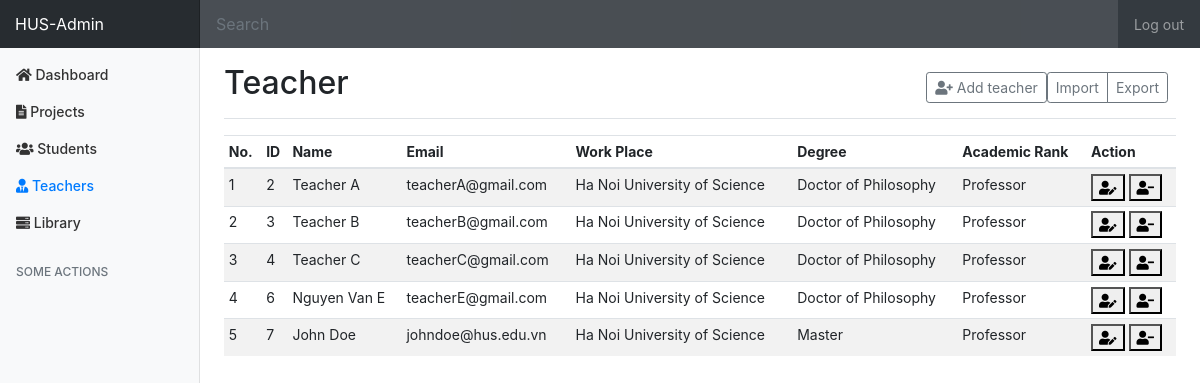
/admin/teachers (signed in), run on an earlier commit of the app's database.
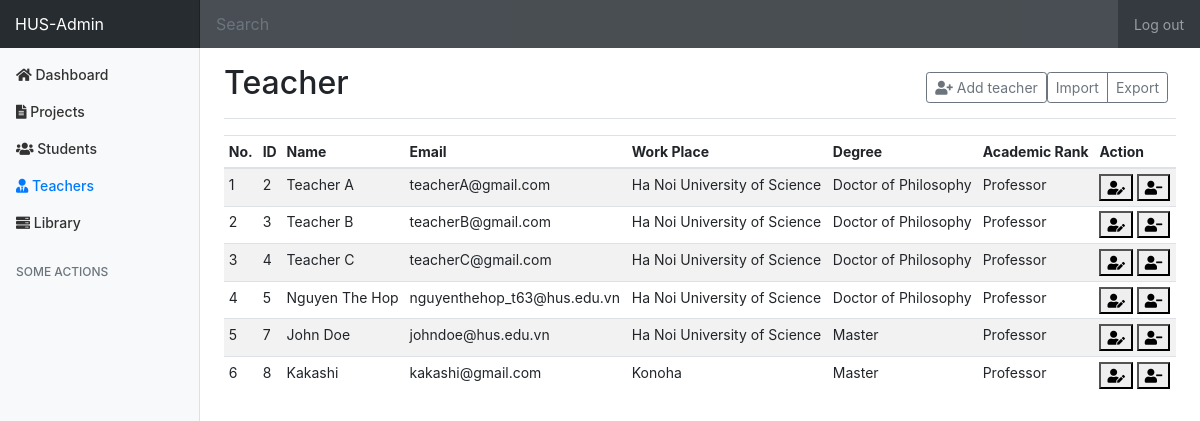
And on a later commit of the database.
### tables this page shows
CREATE TABLE `teacher` (
  `id` int NOT NULL AUTO_INCREMENT,
  `user_id` int NOT NULL,
  `degree` varchar(20) DEFAULT NULL,
  `work_place` varchar(50) DEFAULT NULL,
  `academic_rank` varchar(20) DEFAULT NULL,
  `branch_id` int DEFAULT NULL,
  PRIMARY KEY (`id`),
  KEY `fkIdx_212` (`user_id`),
  KEY `FK_teacher_branch` (`branch_id`),
  CONSTRAINT `FK_teacher_branch` FOREIGN KEY (`branch_id`) REFERENCES `branch` (`id`) ON DELETE CASCADE ON UPDATE CASCADE,
  CONSTRAINT `FK_user_teacher` FOREIGN KEY (`user_id`) REFERENCES `user` (`id`) ON DELETE CASCADE ON UPDATE CASCADE
);

CREATE TABLE `user` (
  `id` int NOT NULL AUTO_INCREMENT,
  `email` varchar(100) NOT NULL,
  `pass_hashed` varchar(255) NOT NULL,
  `name` varchar(100) NOT NULL,
  `phone_number` varchar(10) DEFAULT NULL,
  `role_id` int NOT NULL,
  `avatar` varchar(100) DEFAULT NULL,
  `active` tinyint(1) DEFAULT NULL,
  PRIMARY KEY (`id`),
  KEY `fkIdx_235` (`role_id`),
  CONSTRAINT `FK_235` FOREIGN KEY (`role_id`) REFERENCES `role` (`id`)
);

### controllers/admin_controller.php (called while the page is built, shortened)
<?php
class AdminController extends BaseController
{
    private $teacherService;
    private $branchService;
    private $data;
    public function __construct()
    {
        $this->teacherService = new TeacherService();
        $this->branchService = new BranchService();
        $this->data = array();
    }
    public function renderTeacherPage($data)
    {
        $this->file = "admin/admin_teacher.php";
        $path = './views/' . $this->file;
        include_once($path);
    }
    private function getBranchData(){
        $branches = $this->branchService->getAll();
        $branches_data = array();
        for ($i = 0; $i<count($branches); $i++){
            $data = array(
                "branch_id"=>$branches[$i]->getId(),
                "branch_name"=>$branches[$i]->getName()
            );
            $branches_data[$i] = $data;
        }
        return $branches_data;
    }
    public function getTeacherData()
    {
        $teachers = $this->teacherService->getAll();
        $teacher_data = array();
        $i = 0;
        foreach ($teachers as $teacher) {
            if($teacher->getActive() == '1'){
                $data = array(
                    "id"=>$teacher->getTeacherId(),
                    'work_place' => $teacher->getWorkPlace(),
                    'email' => $teacher->getEmail(),
                    'name' => $teacher->getName(),
                    'degree'=> $teacher->getDegree(),
                    'academic_rank'=>$teacher->getAcademicRank()
                );
                $teacher_data[$i] = $data;
                $i++;
            }
        }
        $this->data['branches'] = $this->getBranchData();
        $this->data['teachers'] = $teacher_data;
        return $this->data;
    }
}

### index.php (called while the page is built, shortened)
<?php
$router = new Router();
$router->add_route('/', function () {
    header('location: /library');
});
$router->add_route('/library', function () {
    require_once("controllers/library_controller.php");
    $library_controller = new LibraryController();
    $library_controller->render($library_controller->getData());
});
$router->add_route('/teacher', function () {
    require_once("controllers/teacher_controller.php");
    $teacher_controller = new TeacherController();
    $teacher_controller->render($teacher_controller->getTeacherHomeData());
});
$router->add_route('/teacher/project', function ($id) {
    require_once("controllers/teacher_controller.php");
    $teacher_controller = new TeacherController();
    $teacher_controller->render($teacher_controller->getProjectData($id));
});
$router->add_route('/teacher/profile', function () {
    require_once("controllers/teacher_controller.php");
    $teacher_controller = new TeacherController();
    $teacher_controller->render($teacher_controller->getProfileData());
});
$router->add_route('/teacher/profile/update', function () {
    require_once("controllers/teacher_controller.php");
    $teacher_controller = new TeacherController();
    $teacher_controller->updateProfile();
});
$router->add_route('/student', function () {
    require_once("controllers/student_controller.php");
    $student_controller = new StudentController();
    if($student_controller->canSignUp()){
        header("location: /student/signup");
    } else {
        $student_controller->render(($student_controller->getProjectData()));
    }
});
$router->add_route('/student/signup', function () {
    require_once("controllers/student_controller.php");
    $student_controller = new StudentController();
    if($_SERVER['REQUEST_METHOD'] == "POST"){
        $student_controller->addProject();
    } else{
        if($student_controller->canSignUp()){
            $student_controller->renderSignupPage(($student_controller->getSignUpData()));
        } else {
            header("location: /student");
        }
    }
});
$router->add_route('/student/project/upload', function () {
    require_once("controllers/student_controller.php");
    $student_controller = new StudentController();
    $student_controller->uploadDocument();
});
$router->add_route('/student/profile', function () {
    require_once("controllers/student_controller.php");
    $student_controller = new StudentController();
    $student_controller->render($student_controller->getProfileData());
});
$router->add_route('/student/project/complete', function () {
    require_once("controllers/student_controller.php");
    $student_controller = new StudentController();
    $student_controller->completeProject();
});
$router->add_route('/student/profile/update', function () {
    require_once("controllers/student_controller.php");
    $student_controller = new StudentController();
    if($_SERVER['REQUEST_METHOD'] == "POST"){
        $student_controller->updateProfile();
    } else {
        header("location: /student/profile");
    }
});
$router->add_route('/post/add', function () {
    require_once("controllers/message_controller.php");
    $message_controller = new MessageController();
    $message_controller->addPost();
});
$router->add_route('/comment/add', function () {
    require_once("controllers/message_controller.php");
    $message_controller = new MessageController();
    $message_controller->addComment();
});
$router->add_route('/task/update', function () {
    require_once("controllers/task_controller.php");
    $task_controller = new TaskController();
    $task_controller->updateTask();
});
$router->add_route('/task/add', function () {
    require_once("controllers/task_controller.php");
    $task_controller = new TaskController();
    $task_controller->addTask();
});
$router->add_route('/task/delete', function () {
    require_once("controllers/task_controller.php");
    $task_controller = new TaskController();
    $task_controller->deleteTask();
});
$router->add_route('/phase/add', function () {
    require_once("controllers/phase_controller.php");
    $phase_controller = new PhaseController();
    $phase_controller->addPhase();
});
$router->add_route('/login', function () {
    require_once("controllers/user_controller.php");
    $user_controller = new UserController();
    if ($_SERVER["REQUEST_METHOD"] == 'GET') {
        $user_controller->render("");
    } else {
        $user_controller->login();
    }
});
$router->add_route('/logout', function () {
    unset($_SESSION['user']);
    session_destroy();
    header('location: /login');
});
$router->add_route('/test', function () {
    include_once("./test.php");
});
$router->add_route("/admin", function () {
    require_once("controllers/admin_controller.php");
    $admin_controller = new AdminController();
    $admin_controller->render($admin_controller->getDashBoardData());
});
$router->add_route("/admin/students", function () {
    require_once("controllers/admin_controller.php");
    $admin_controller = new AdminController();
    $admin_controller->renderStudentPage($admin_controller->getStudentData());
});
$router->add_route("/admin/students/add", function () {
    require_once("controllers/admin_controller.php");
    $admin_controller = new AdminController();
    $admin_controller->addStudent();
});
$router->add_route("/admin/students/update", function () {
    require_once("controllers/admin_controller.php");
    $admin_controller = new AdminController();
    $admin_controller->updateStudent();
});
$router->add_route("/admin/students/delete", function () {
    require_once("controllers/admin_controller.php");
    $admin_controller = new AdminController();
    $admin_controller->deleteStudent();
});
$router->add_route("/admin/teachers", function () {
    require_once("controllers/admin_controller.php");
    $admin_controller = new AdminController();
    $admin_controller->renderTeacherPage($admin_controller->getTeacherData());
});
$router->add_route("/admin/teachers/add", function () {
    require_once("controllers/admin_controller.php");
    $admin_controller = new AdminController();
    $admin_controller->addTeacher();
});
$router->add_route("/admin/teachers/update", function () {
    require_once("controllers/admin_controller.php");
    $admin_controller = new AdminController();
    $admin_controller->updateTeacher();
});
$router->add_route("/admin/teachers/delete", function () {
    require_once("controllers/admin_controller.php");
    $admin_controller = new AdminController();
     $admin_controller->deleteTeacher();
});
$router->add_route("/admin/projects", function () {
    require_once("controllers/admin_controller.php");
    $admin_controller = new AdminController();
    $admin_controller->renderProjectPage($admin_controller->getProjectData());
});
$router->add_route("/admin/projects/update", function () {
    require_once("controllers/admin_controller.php");
    $admin_controller = new AdminController();
    $admin_controller->updateProject();
});
$router->add_route("/admin/projects/add", function () {
    require_once("controllers/admin_controller.php");
    $admin_controller = new AdminController();
    $admin_controller->addProject();
});
$router->execute();

### models/repository/teacherDAO/TeacherDAO.php (called while the page is built, shortened)
<?php
class TeacherDAO
{
    public function getAll(): ?array
    {
        $db = DB::getInstance();
        $sql = sprintf(TeacherQuery::SELECT_ALL);
        $result = $db->query($sql);
        $rows = array();
        $i = 0;
        if ($result->num_rows > 0) {
            while ($row = $result->fetch_assoc()) {
                $rows[$i] = $row;
                $i++;
            }
            return $rows;
        } else {
            return null;
        }
    }
}

### models/service/TeacherService.php (called while the page is built, shortened)
<?php
require_once('./models/repository/teacherDAO/TeacherDAO.php');
class TeacherService
{
    private $teacherDAO;
    public function __construct()
    {
        $this->teacherDAO = new TeacherDAO();
    }
    public function getAll()
    {
        $results = $this->teacherDAO->getAll();
        $teachers = array();
        $i = 0;
        if ($results) {
            foreach ($results as $result){
                $teacher = new Teacher($result['id'], $result["degree"], $result["academic_rank"], $result["work_place"], $result["user_id"], $result["email"], $result["pass_hashed"], $result["name"], $result["phone_number"], $result["role_id"], $result['active'],$result['branch_id']);
                $teacher->setAvatar($result['avatar']);
                $teachers[$i] = $teacher;
                $i++;
            }
            return $teachers;
        } else {
            return null;
        }
    }
}

### views/admin/admin_teacher.php (the view, shortened to what the changed rows need)
<!doctype html>
<html lang="en">
<head>
    <link rel="stylesheet" href="https://maxcdn.bootstrapcdn.com/bootstrap/4.0.0/css/bootstrap.min.css"
>
    <link href="/assets/css/admin-style.css" rel="stylesheet">
    <link rel="stylesheet" href="https://cdnjs.cloudflare.com/ajax/libs/font-awesome/5.15.1/css/all.min.css">
</head>
<body>
<div class="container-fluid">
    <div class="row">
        <main role="main" class="col-md-9 ml-sm-auto col-lg-10 pt-3 px-4">
            <div class="d-flex justify-content-between flex-wrap flex-md-nowrap align-items-center pb-2 mb-3 border-bottom">
                <h1 class="h2">Teacher</h1>
            </div>
            <div class="table-responsive">
                <table class="table table-striped table-sm" id='data-table'>
                    <thead>
                    <tr>
                        <th>No.</th>
                        <th>ID</th>
                        <th>Name</th>
                        <th>Email</th>
                        <th>Work Place</th>
                        <th>Degree</th>
                        <th>Academic Rank</th>
                        <th>Action</th>
                    </tr>
                    </thead>
                    <tbody>
                    <?php
                    for ($i = 0; $i < count($data['teachers']); $i++) {
                        $j = $i + 1;
                        echo "<tr>
                                        <td>" . $j . "</td>
                                        <td>" . $data['teachers'][$i]['id'] . "</td>
                                        <td>" . $data['teachers'][$i]['name'] . "</td>
                                        <td>" . $data['teachers'][$i]['email'] . "</td>
                                        <td>" . $data['teachers'][$i]['work_place'] . "</td>
                                        <td>" . $data['teachers'][$i]['degree'] . "</td>
                                        <td>" . $data['teachers'][$i]['academic_rank'] . "</td>
                                        <td>
                                            <button type='button' data-toggle='modal' data-target='#teacher-" . $j . "-detail'>
                                                <i class='fas fa-user-edit'></i>
                                            </button>
                                            <div class='modal fade' id='teacher-" . $j . "-detail' tabindex='-1' role='dialog' aria-labelledby='teacher-detail' aria-hidden='true'>
                                                            <form id='updateTeacher".$data['teachers'][$i]['email']."Form' action='/admin/teachers/update' method='POST'>
                                                                    <input class='form-control' name='name' value='" . $data['teachers'][$i]['name'] . "'>
                                                                    <input class='form-control' name='email' value='" . $data['teachers'][$i]['email'] . "'>
                                                                    <input class='form-control' name='work_place' value='" . $data['teachers'][$i]['work_place'] . "'>
                                                                    <input class='form-control' name='degree' value='" . $data['teachers'][$i]['degree'] . "'>
                                                                    <input class='form-control' name='academic_rank' value='" . $data['teachers'][$i]['academic_rank'] . "'>
                                                            </form>
                                                            <input type='submit' form='updateTeacher".$data['teachers'][$i]['email']."Form' class='btn btn-primary' value='Save Changes'/>
                                            </div>
                                            <button  type='button' data-toggle='modal' data-target='#teacher-" . $j . "-delete'><i class='fas fa-user-minus'></i></button>
                                             <div class='modal fade' id='teacher-" . $j . "-delete' tabindex='-1' role='dialog' aria-hidden='true'>
                                                            <h6 class='modal-title'>Are you sure to delete teacher (" . $data['teachers'][$i]['email'] . ") ?</h6>
                                                            <form id='deleteTeacher".$data['teachers'][$i]['email']."Form' action='/admin/teachers/delete' method='POST'>
                                                                <input type='hidden'  name='email' value='" . $data['teachers'][$i]['email'] . "'>
                                                            </form>
                                                            <button type='submit' form='deleteTeacher".$data['teachers'][$i]['email']."Form' class='btn btn-primary'>Confirm delete</button>
                                            </div>
                                        </td>
                                    </tr>";
                    }
                    ?>
                    </tbody>
                </table>
            </div>
        </main>
    </div>
</div>
</body>
</html>

What changed in the data, as far as the page shows it:
no longer on this page (row unchanged): teacher: j "4", id "6", user.name "Nguyen Van E", user.email "teacherE@gmail.com", work_place "Ha Noi University of Science", degree "Doctor of Philosophy", academic_rank "Professor"
now on this page (row unchanged): teacher: j "4", id "5", user.name "Nguyen The Hop", user.email "nguyenthehop_t63@hus.edu.vn", work_place "Ha Noi University of Science", degree "Doctor of Philosophy", academic_rank "Professor"
added teacher: j "6", id "8", user.name "Kakashi", user.email "kakashi@gmail.com", work_place "Konoha", degree "Master", academic_rank "Professor"
